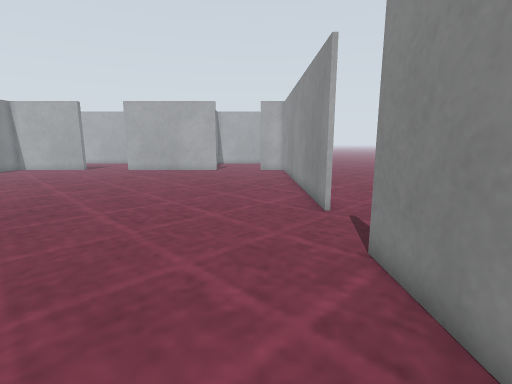
view 1 (above)

16 first-person views from a walk through a world built for the Gazebo simulator. The camera is 0.61 m above the floor, tilts 10° down and sees 85° across. The floor is counted in squares, 0.25 m on a side. Each view is taken from the middle of a square. On the plan, view 1 faces up. The plan holds only what a view shows up to about 18 squares ahead; the rest is blank. Surface patterns are stand-ins for the level's own textures.

view 2
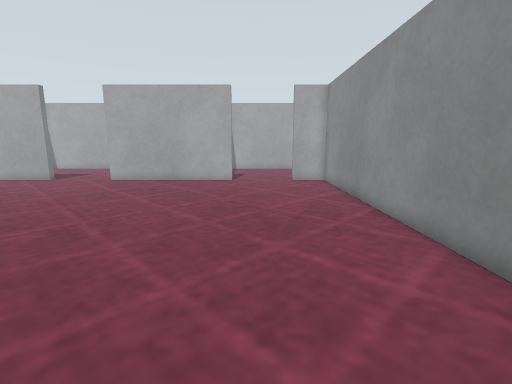

view 3
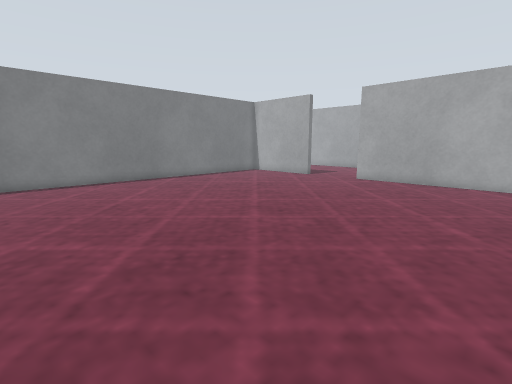

view 4
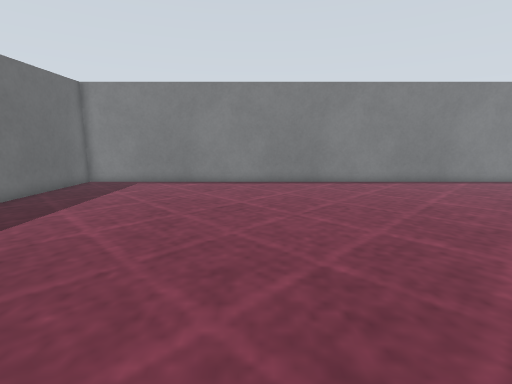

view 5
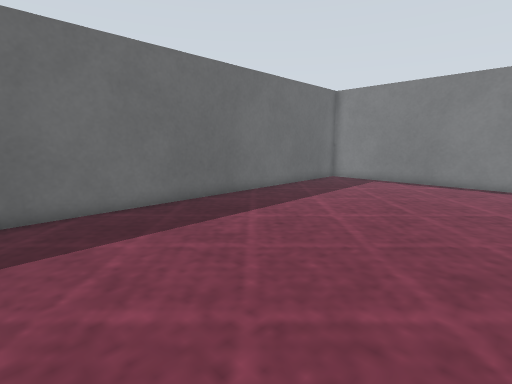

view 6
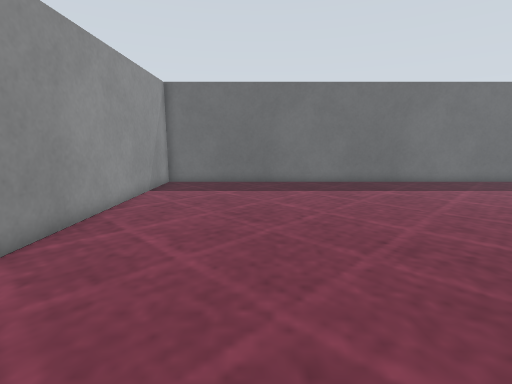

view 7
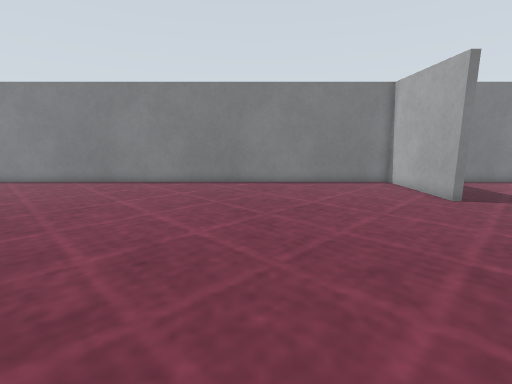

view 8
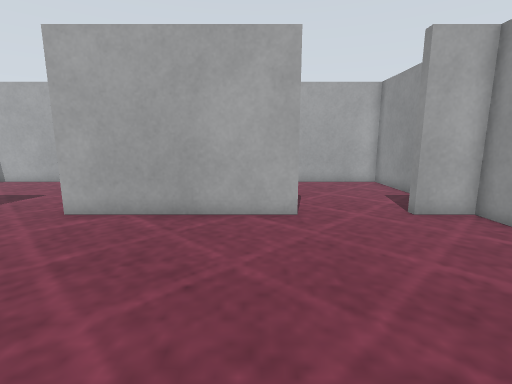

view 9
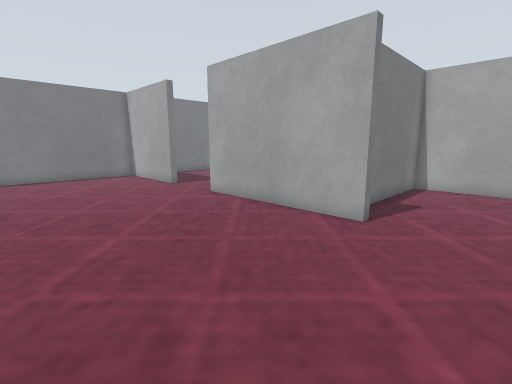

view 10
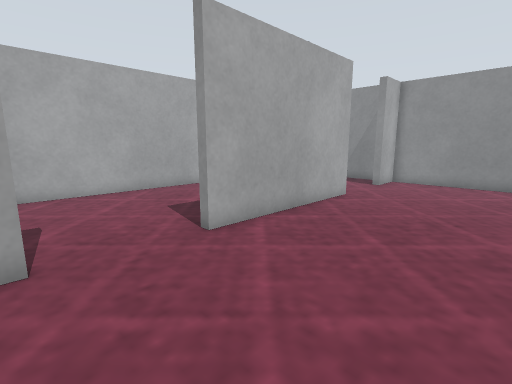

view 11
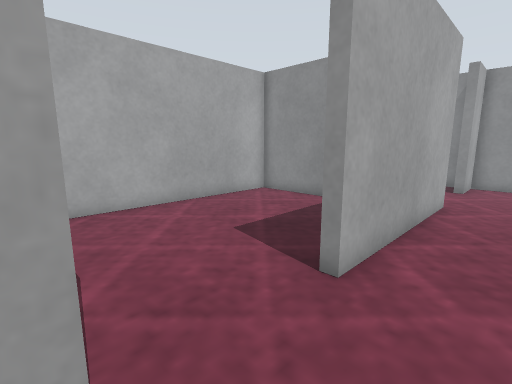

view 12
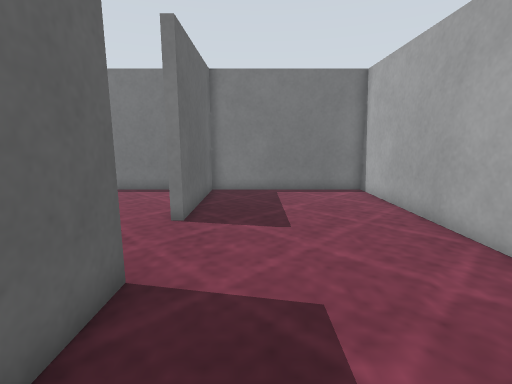

view 13
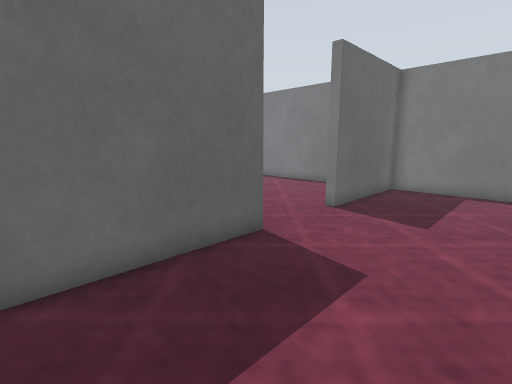

view 14
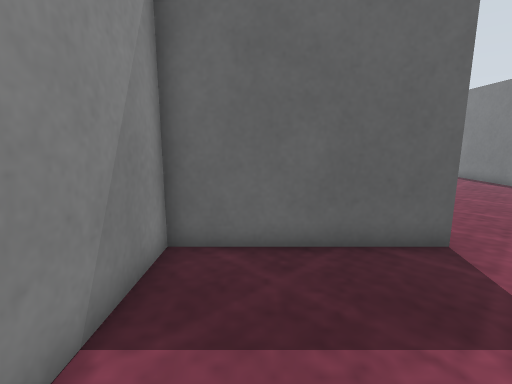

view 15
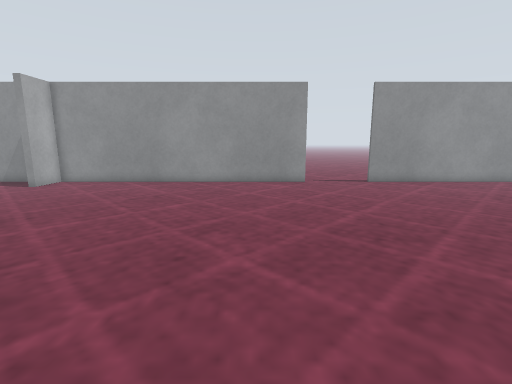

view 16
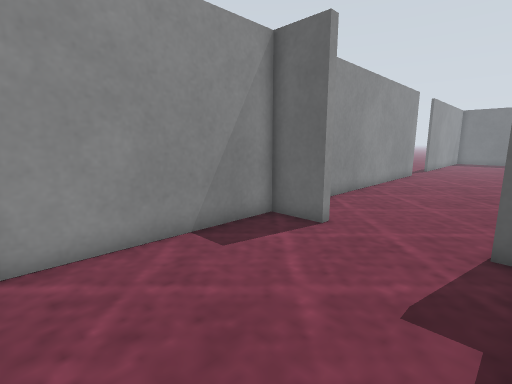

### Floor plan
Points are (right, up) in squares from view 1. A wall is a line through its corners. A room is listed if a view was taken in it or the views show most of it. See-through windows are left out.
Room 1 (views 1, 2, 3, 4, 5, 6, 7, 8, 9, 10, 11, 15)
walls: (2.5, 9.9) (2.5, 25.3) (0.4, 25.3); (-15.6, 25.3) (-21.5, 25.3) (-21.5, -6.5) (2.5, -6.5) (2.5, 6); (-3.6, 25.3) (-11.6, 25.3)
ways out: opening at (-13.5, 25.5) to room 2; opening at (-1.5, 25.5) to room 3; opening at (3, 7.5)
Room 2 (views 12, 13, 14)
walls: (-11.6, 25.3) (-11.6, 25.7) (-4.9, 25.7) (-4.9, 33.5) (-21.5, 33.5) (-21.5, 25.7) (-15.6, 25.7) (-15.6, 25.3)
ways out: opening at (-13.5, 25.5) to room 1
Room 3 (view 16)
walls: (0.4, 25.3) (0.4, 25.7) (2.5, 25.7) (2.5, 33.5) (-4.5, 33.5) (-4.5, 27.9); (-3.6, 25.8) (-3.6, 25.3)
ways out: opening at (-1.5, 25.5) to room 1

Where each view was taken, in squares from view 1:
view 1: 0 up, 0 right, facing up
view 2: 7 up, 2 left, facing up
view 3: 7 up, 3 left, facing up-left
view 4: 4 up, 4 left, facing left
view 5: 4 up, 3 left, facing down-left
view 6: 11 up, 3 left, facing down
view 7: 17 up, 4 left, facing left
view 8: 16 up, 5 left, facing up
view 9: 17 up, 0 right, facing up-left
view 10: 19 up, 16 left, facing up-right
view 11: 23 up, 16 left, facing up-right
view 12: 28 up, 7 left, facing left
view 13: 31 up, 6 left, facing down-left
view 14: 32 up, 7 left, facing down
view 15: 13 up, 15 left, facing right
view 16: 33 up, 4 left, facing down-right
